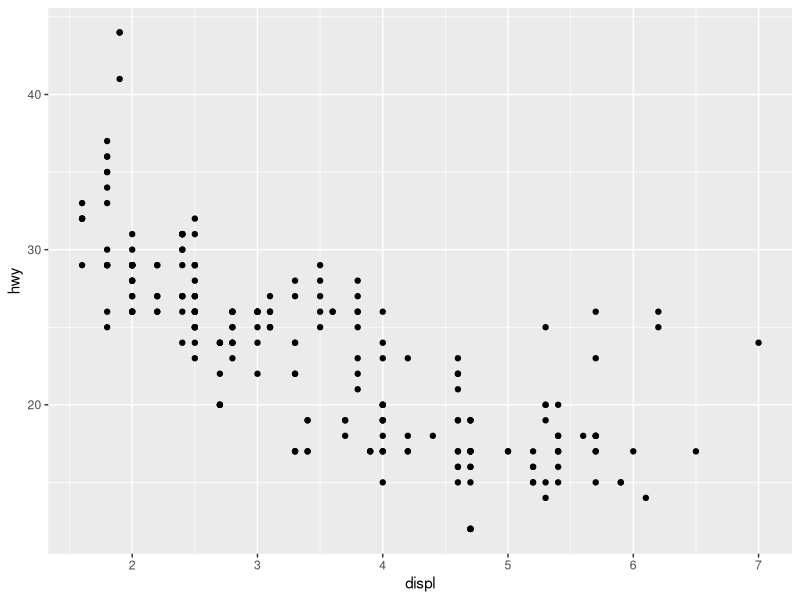
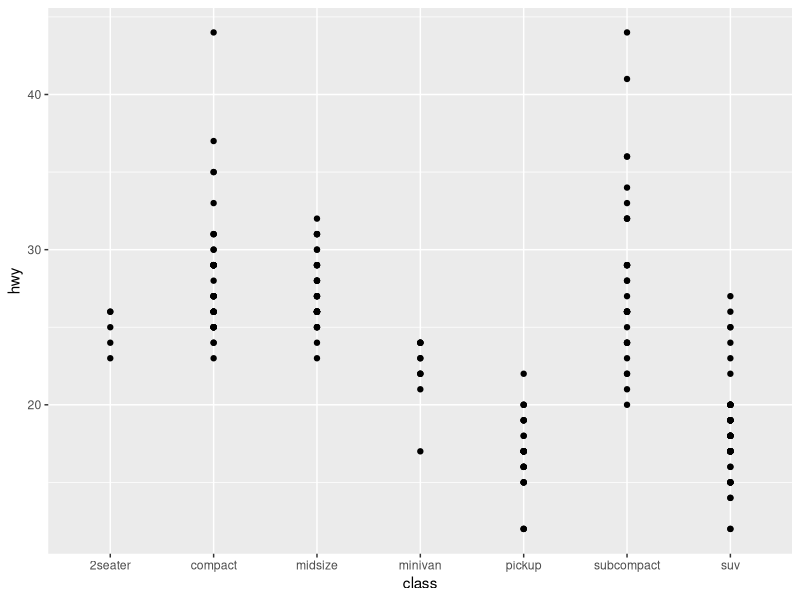
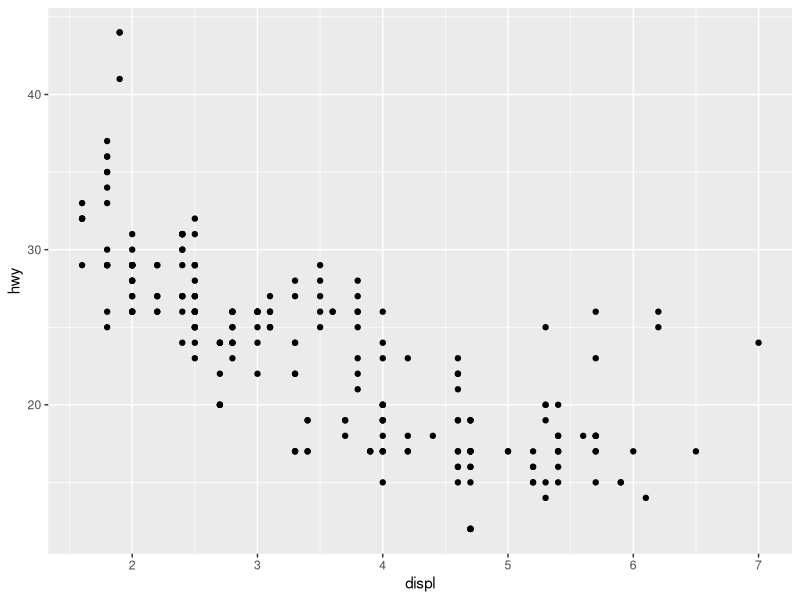
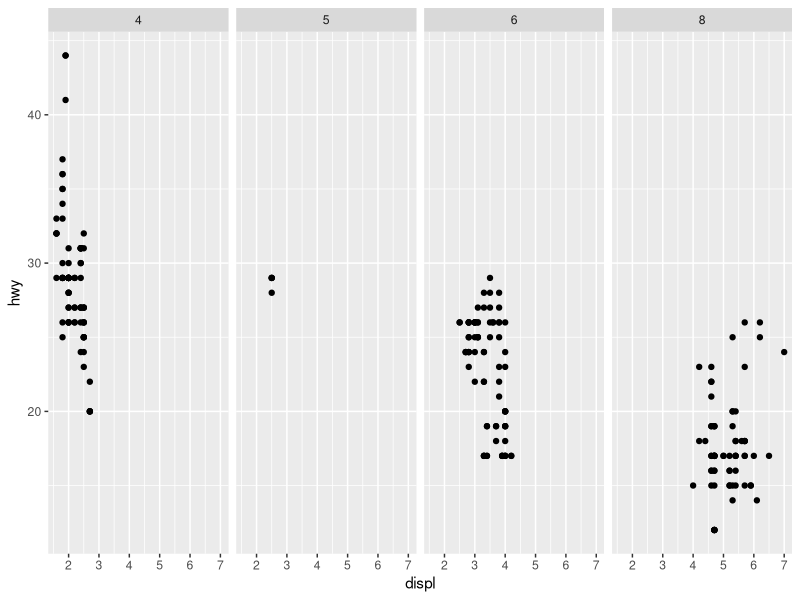
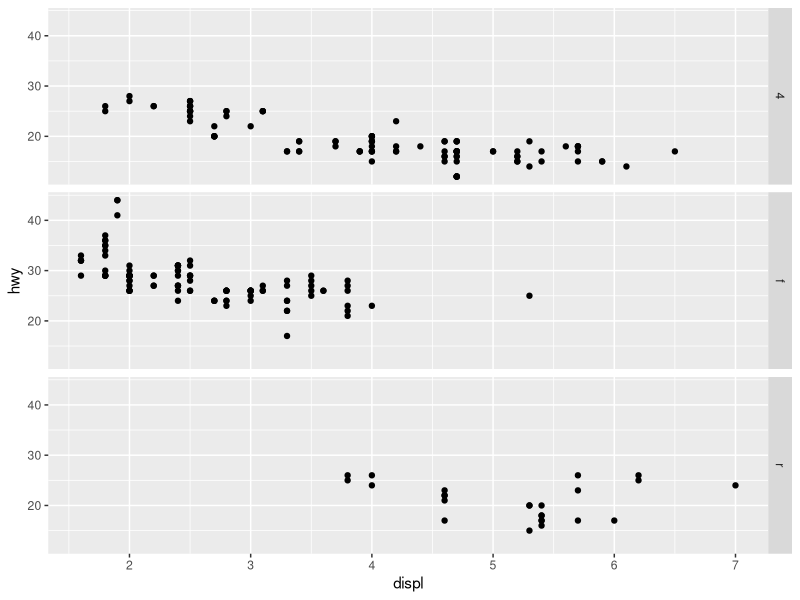
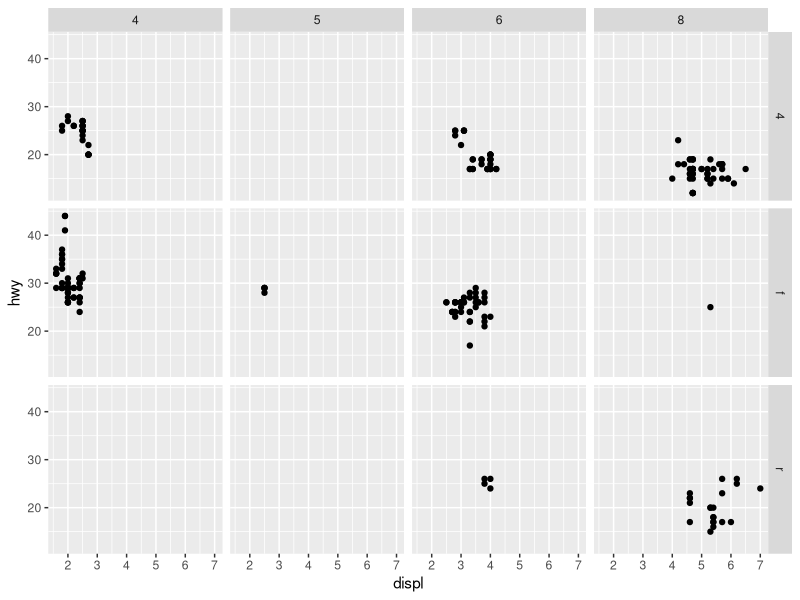
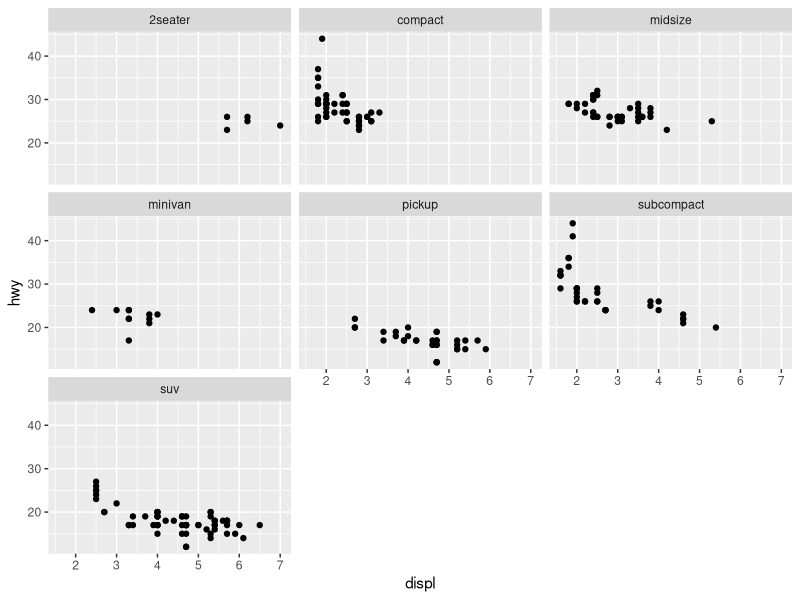
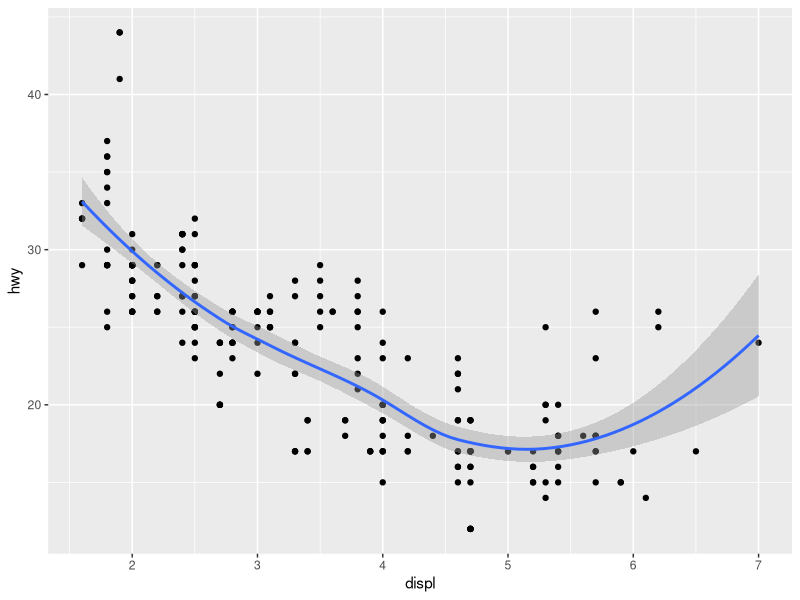

Write the R code that produced these figures, in order.
## ---- chunk 1
#| label: setup
#| include: false
library(tidyverse)
## ---- chunk 2
#| label: Load Dataset
mpg <- mpg
## ---- chunk 3
#| label: First Visualization: Scatterplot
# Creates scatterplot with in-built mpg dataset
ggplot(data = mpg) + 
  geom_point(mapping = aes(x = displ, y = hwy))
## ---- chunk 4
ggplot(data = mpg) +
  geom_point(mapping = aes(x = class, y = hwy))
## ---- chunk 5

## ---- chunk 6

## ---- chunk 7
ggplot(data = mpg) +
  geom_point(mapping = aes(x = displ, y = hwy))
## ---- chunk 8
# Makes a plot that the commands below will modify
q <- ggplot(mpg) + geom_point(aes(x = displ, y = hwy))

q + facet_grid(. ~ cyl)
q + facet_grid(drv ~ .)
q + facet_grid(drv ~ cyl)
q + facet_wrap(~ class)
## ---- chunk 9

## ---- chunk 10
ggplot(mpg) + 
  geom_point(aes(displ, hwy)) +
  geom_smooth(aes(displ, hwy)) 
  ggsave("example.jpg")
